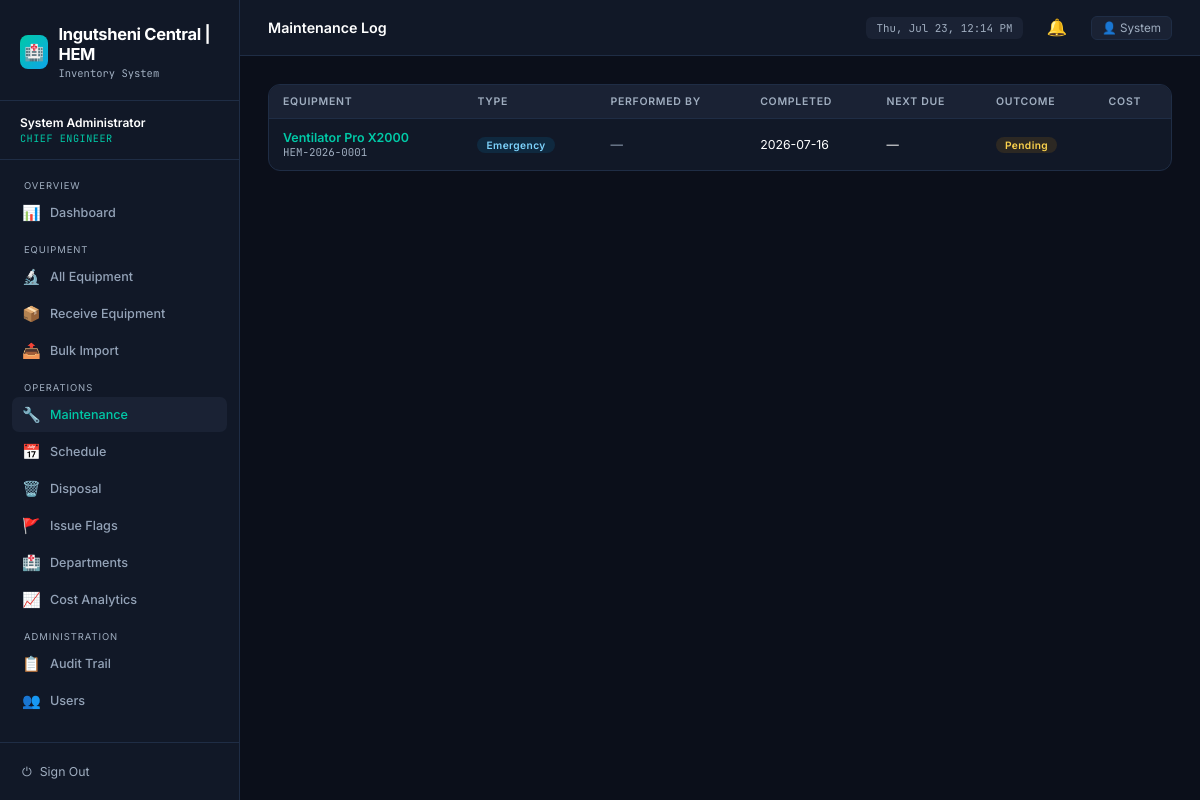
/maintenance (signed in), run on the app's committed database.
### tables this page shows
CREATE TABLE maintenance_records (
  id INTEGER PRIMARY KEY AUTOINCREMENT,
  equipment_id INTEGER NOT NULL,
  performed_by_id INTEGER,
  maintenance_type TEXT, description TEXT NOT NULL,
  findings TEXT, outcome TEXT, cost REAL,
  scheduled_date TEXT, completed_date TEXT, next_due TEXT,
  created_at TEXT DEFAULT (datetime('now')),
  FOREIGN KEY(equipment_id) REFERENCES equipment(id),
  FOREIGN KEY(performed_by_id) REFERENCES users(id)
);

CREATE TABLE "equipment" (id INTEGER PRIMARY KEY AUTOINCREMENT, asset_number TEXT NOT NULL, name TEXT NOT NULL, model TEXT, manufacturer TEXT, serial_number TEXT, category TEXT, department_id INTEGER, location TEXT, country_of_origin TEXT, donor_name TEXT, state TEXT DEFAULT "Active", condition TEXT DEFAULT "Good", purchase_date TEXT, purchase_cost REAL, warranty_expiry TEXT, last_maintenance TEXT, next_maintenance TEXT, notes TEXT, received_by_id INTEGER, created_at TEXT, updated_at TEXT, location_id INTEGER, FOREIGN KEY(department_id) REFERENCES departments(id));

### run_production.py (the view)
@app.route('/maintenance')
@login_required
def maintenance_list():
    records = query('''SELECT m.*, e.name as eq_name, e.asset_number
                       FROM maintenance_records m
                       JOIN equipment e ON m.equipment_id = e.id
                       ORDER BY m.created_at DESC''')
    return render_template('maintenance_list.html', records=records)

### run_production.py (called while the page is built)
def get_db():
    if 'db' not in g:
        g.db = sqlite3.connect(DATABASE)
        g.db.row_factory = sqlite3.Row
    return g.db

def query(sql, args=(), one=False):
    cur = get_db().execute(sql, args)
    rv = cur.fetchall()
    cur.close()
    return (rv[0] if rv else None) if one else rv

def login_required(f):
    @wraps(f)
    def decorated_function(*args, **kwargs):
        if 'user_id' not in session:
            return redirect(url_for('login'))
        return f(*args, **kwargs)
    return decorated_function

@app.template_filter('fmtdate')
def fmtdate(value, format='%Y-%m-%d'):
    if not value: return '—'
    try:
        if isinstance(value, str):
            dt = datetime.strptime(value.split(' ')[0], '%Y-%m-%d')
        else:
            dt = value
        return dt.strftime(format)
    except:
        return value

@app.template_filter('currency')
def currency(value):
    try:
        return f"${float(value):,.2f}"
    except:
        return value

@app.context_processor
def utility_processor():
    def is_overdue(date_str):
        if not date_str: return False
        try:
            due_date = datetime.strptime(date_str, '%Y-%m-%d').date()
            return due_date < date.today()
        except: return False
    def state_badge(state):
        return {
            'Active': 'badge-green',
            'Under Maintenance': 'badge-yellow',
            'Pending Disposal': 'badge-red',
            'Disposed': 'badge-gray',
            'In Storage': 'badge-blue'
        }.get(state, 'badge-gray')
    def cond_badge(condition):
        return {
            'Good': 'badge-green',
            'Fair': 'badge-yellow',
            'Poor': 'badge-red'
        }.get(condition, 'badge-gray')
    return dict(is_overdue=is_overdue, state_badge=state_badge, cond_badge=cond_badge)

### templates/maintenance_list.html (shortened to what this page needs)
{% extends 'base.html' %}
{% block page_title %}Maintenance Log{% endblock %}
{% block content %}
<div class="card">
  {% if records %}
  <div class="table-wrap">
    <table>
      <thead>
        <tr>
          <th>Equipment</th><th>Type</th><th>Performed By</th>
          <th>Completed</th><th>Next Due</th><th>Outcome</th><th>Cost</th>
        </tr>
      </thead>
      <tbody>
        {% for rec in records %}
        <tr>
          <td>
            <a href="{{ url_for('equipment_detail', eq_id=rec['equipment_id']) }}" style="color:var(--accent);text-decoration:none;font-weight:600">
              {{ rec['eq_name'] }}
            </a>
            <div style="font-size:0.72rem;color:var(--text-muted);font-family:'JetBrains Mono',monospace">{{ rec['asset_number'] }}</div>
          </td>
          <td><span class="badge badge-blue">{{ rec['maintenance_type'] }}</span></td>
          <td style="color:var(--text-dim)">{{ rec['tech_name'] or '—' }}</td>
          <td style="font-size:0.82rem">{{ rec['completed_date']|fmtdate }}</td>
          <td style="font-size:0.82rem">{{ rec['next_due']|fmtdate }}</td>
          <td>
            {% set out_map={'Resolved':'badge-green','Pending':'badge-amber','Escalated':'badge-red'} %}
            <span class="badge {{ out_map.get(rec['outcome'],'badge-gray') }}">{{ rec['outcome'] }}</span>
          </td>
          <td style="font-size:0.82rem">{{ rec['cost']|currency }}</td>
        </tr>
        {% endfor %}
      </tbody>
    </table>
  </div>
  {% else %}
  <div class="empty"><div class="emoji">🔧</div><p>No maintenance records found.</p></div>
  {% endif %}
</div>
{% endblock %}

### templates/base.html (style rules this page uses)
:root { --bg: #0b0f1a; --bg-card: #111827; --bg-raised: #1a2234; --border: #1f2d45; --border-hl: #2a3f60; --accent: #00c9a7; --accent-2: #0ea5e9; --warn: #f59e0b; --danger: #ef4444; --success: #22c55e; --text: #ffffff; --text-muted:#a0aec0; --text-dim: #94a3b8; --font-mono: 'JetBrains Mono', monospace; }
*, *::before, *::after { box-sizing: border-box; margin: 0; padding: 0; }
html { font-size: 15px; }
body { font-family: 'Inter', sans-serif; background: var(--bg); color: var(--text); min-height: 100vh; display: flex; }
.card { background: var(--bg-card); border: 1px solid var(--border); border-radius: 12px; overflow: hidden; }
.table-wrap { overflow-x: auto; }
table { width: 100%; border-collapse: collapse; font-size: 0.83rem; }
thead th { padding: 10px 14px; text-align: left; font-size: 0.7rem; font-weight: 600; text-transform: uppercase; letter-spacing: 0.07em; color: var(--text-muted); background: var(--bg-raised); border-bottom: 1px solid var(--border); }
tbody tr { border-bottom: 1px solid var(--border); transition: background 0.1s; }
tbody tr:last-child { border-bottom: none; }
tbody td { padding: 11px 14px; vertical-align: middle; }
.badge { display: inline-block; padding: 2px 9px; border-radius: 99px; font-size: 0.68rem; font-weight: 600; letter-spacing: 0.04em; }
.badge-blue { background: rgba(14,165,233,.12); color: #7dd3fc; }
.badge-amber { background: rgba(245,158,11,.12); color: #fcd34d; }

### data on the page
maintenance_records: eq_name "Ventilator Pro X2000", asset_number "HEM-2026-0001", maintenance_type "Emergency", rec "—", completed_date|fmtdate "2026-07-16", next_due|fmtdate "—", outcome "Pending"

### other printed values
{{ session.full_name }} "System Administrator"
{{ session.role | replace('_', ' ') }} "CHIEF ENGINEER"
{{ session.full_name.split()[0] }} "System"
